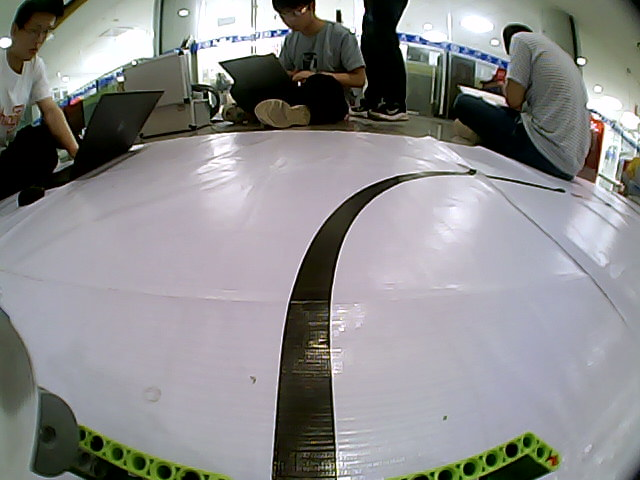
#> input picture Code/test/00.png, 640 x 480 px, given in place of the camera
$ python my_run.py   (older library calls are emulated)
#> lines starting #> are read from the running program, lines starting #| are printed output that depends on the picture
#> further down, frame is the input picture: shape (480, 640, 3); mean B, G, R 140.1, 139.5, 139.8
import numpy as np
import cv2
import os
from driver import driver

DIM_C=(640,480)
K_C=np.array([[264.8718530264331, 0.0, 299.52281262869144],
          [0.0, 264.8614748244235, 241.52849384953572],
          [0.0, 0.0, 1.0]])
D_C=np.array([[-0.018465666357146516],
            [0.00023640864891298283],
            [0.0004638369263624063],
            [-0.0010282773327839974]])

def undistort(img, K=K_C, D=D_C, DIM=DIM_C, scale=0.6, imshow=False):
#> called with K = array of shape (3, 3), D = array of shape (4, 1), DIM = (640, 480), scale = 0.6, imshow = False
    dim1 = img.shape[:2][::-1]  # dim1 is the dimension of input image to un-distort
#> dim1 = (640, 480)
    assert dim1[0] / dim1[1] == DIM[0] / DIM[1], "Image to undistort needs to have same aspect ratio as the ones used in calibration"
    if dim1[0] != DIM[0]:
        img = cv2.resize(img, DIM, interpolation=cv2.INTER_AREA)
    Knew = K.copy()
#> Knew = [[264.9, 0, 299.5], [0, 264.9, 241.5], [0, 0, 1]]
    if scale:  # change fov
        Knew[(0, 1), (0, 1)] = scale * Knew[(0, 1), (0, 1)]
    map1, map2 = cv2.fisheye.initUndistortRectifyMap(K, D, np.eye(3), Knew, DIM, cv2.CV_16SC2)
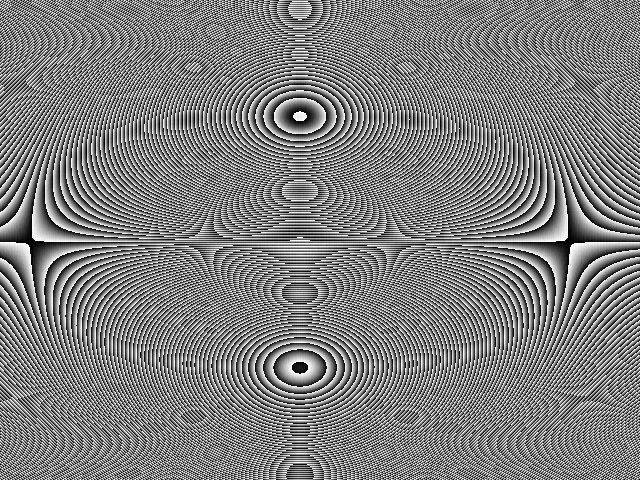
#> map2: shape (480, 640) uint16; min 0, max 1023, mean 511.1; drawn with min black and max white
    undistorted_img = cv2.remap(img, map1, map2, interpolation=cv2.INTER_LINEAR, borderMode=cv2.BORDER_CONSTANT)
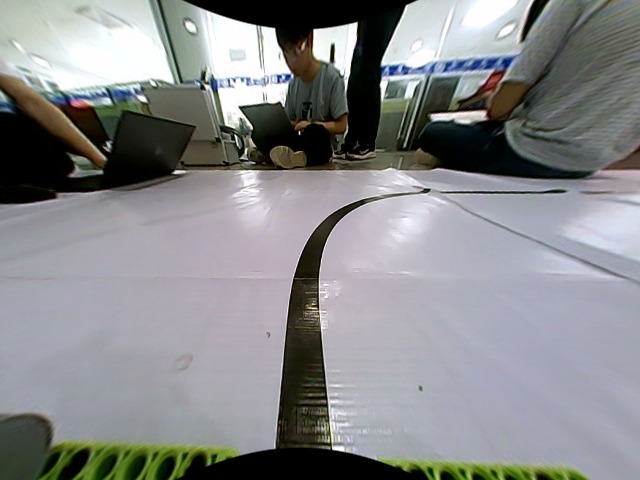
#> undistorted_img: shape (480, 640, 3); mean B, G, R 138.8, 137, 135.9
    if imshow:
        cv2.imshow("undistorted", undistorted_img)
    return undistorted_img


cap = cv2.VideoCapture(1)
base_path=os.path.dirname(os.path.abspath(__file__))

while (1):
    _, frame = cap.read()
    frame = undistort(frame)
    k = cv2.waitKey(1)
#> (key q is pressed here)
    if k == ord('q'):
        break

    cv2.namedWindow("capture",cv2.WINDOW_NORMAL)
    cv2.imshow("capture", frame)

cv2.destroyAllWindows()
cap.release()


# [19 lines of commented-out code are left out]

$ run again, on Code/test/01.png
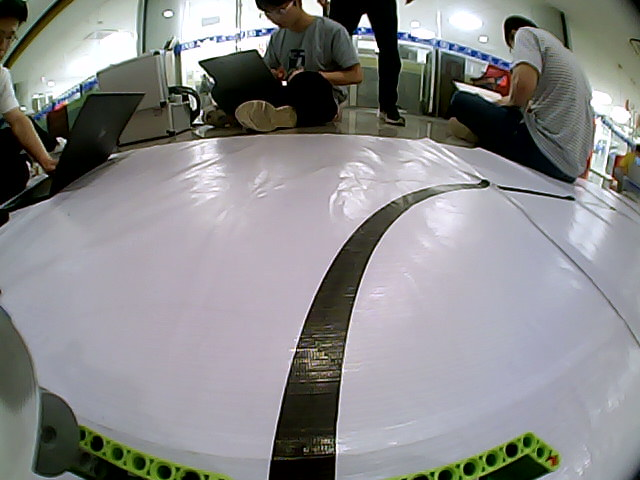
#> input picture Code/test/01.png, 640 x 480 px, given in place of the camera
#> frame is the input picture: shape (480, 640, 3); mean B, G, R 138.5, 137.8, 137.8
#> Knew = [[264.9, 0, 299.5], [0, 264.9, 241.5], [0, 0, 1]]
#> in undistort, `undistorted_img = cv2.remap(img, map1, map2, interpolation=cv2.INTER_L..`:
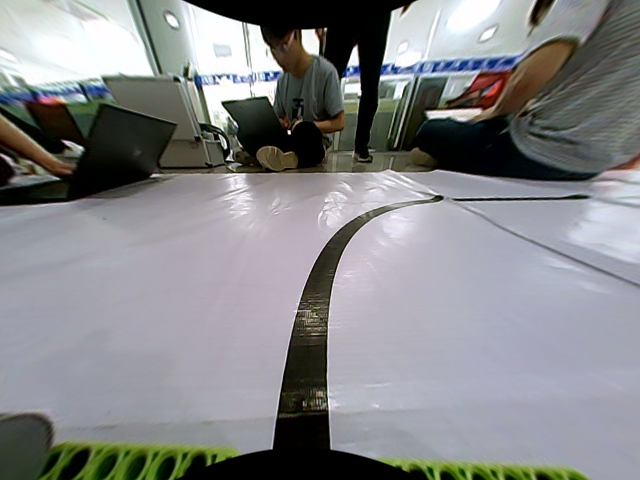
#> undistorted_img: shape (480, 640, 3); mean B, G, R 136.3, 134.4, 133.3

$ run again, on Code/test/02.png
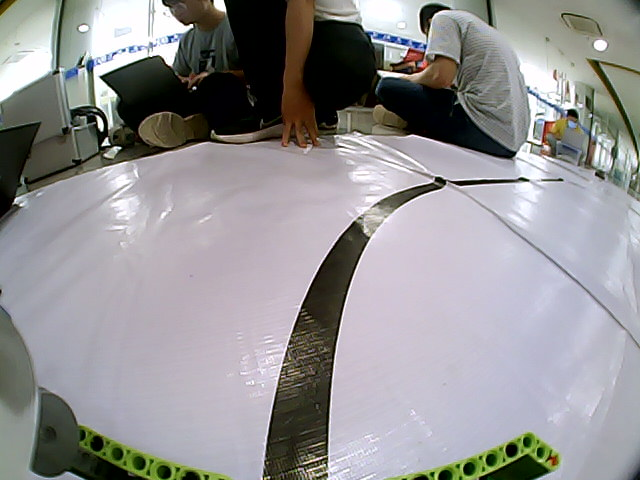
#> input picture Code/test/02.png, 640 x 480 px, given in place of the camera
#> frame is the input picture: shape (480, 640, 3); mean B, G, R 148.1, 146.5, 147.8
#> Knew = [[264.9, 0, 299.5], [0, 264.9, 241.5], [0, 0, 1]]
#> in undistort, `undistorted_img = cv2.remap(img, map1, map2, interpolation=cv2.INTER_L..`:
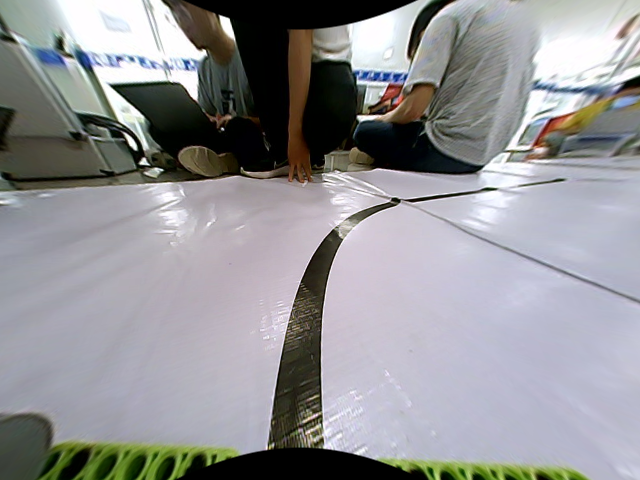
#> undistorted_img: shape (480, 640, 3); mean B, G, R 149.9, 147, 147

$ run again, on Code/test/03.png
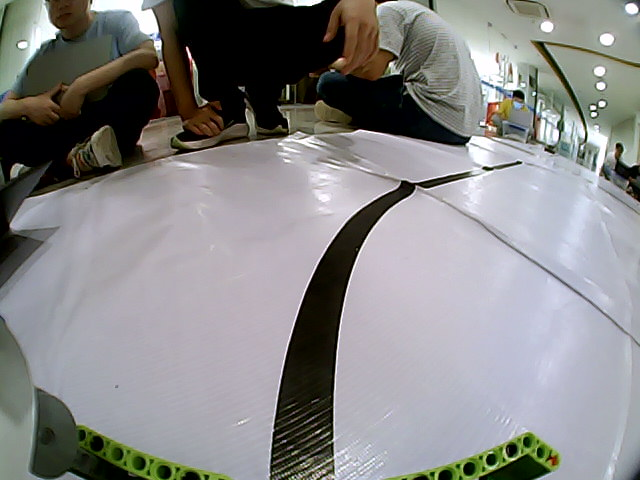
#> input picture Code/test/03.png, 640 x 480 px, given in place of the camera
#> frame is the input picture: shape (480, 640, 3); mean B, G, R 135.3, 135.1, 135.6
#> Knew = [[264.9, 0, 299.5], [0, 264.9, 241.5], [0, 0, 1]]
#> in undistort, `undistorted_img = cv2.remap(img, map1, map2, interpolation=cv2.INTER_L..`:
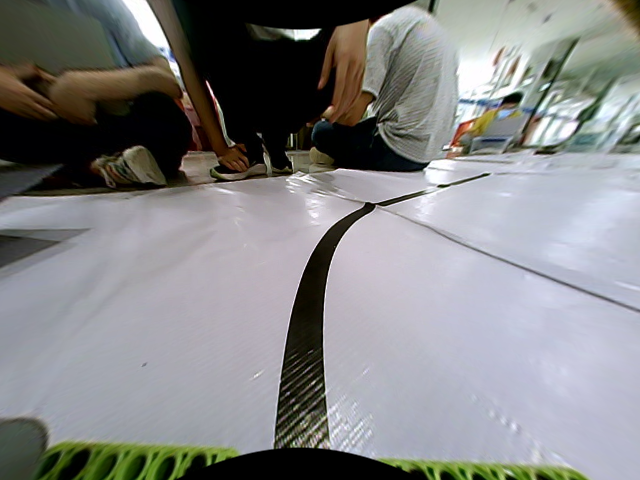
#> undistorted_img: shape (480, 640, 3); mean B, G, R 134.1, 133.4, 132.6
